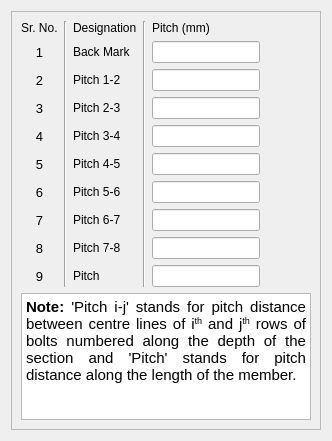
<?xml version="1.0" encoding="UTF-8"?>
<ui version="4.0">
 <class>Pitch</class>
 <widget class="QDialog" name="Pitch">
  <property name="geometry">
   <rect>
    <x>0</x>
    <y>0</y>
    <width>332</width>
    <height>441</height>
   </rect>
  </property>
  <property name="minimumSize">
   <size>
    <width>300</width>
    <height>200</height>
   </size>
  </property>
  <property name="font">
   <font>
    <family>Arial</family>
   </font>
  </property>
  <property name="windowTitle">
   <string>Pitch Details</string>
  </property>
  <layout class="QVBoxLayout" name="verticalLayout">
   <item>
    <widget class="QScrollArea" name="scrollArea">
     <property name="widgetResizable">
      <bool>true</bool>
     </property>
     <widget class="QWidget" name="scrollAreaWidgetContents">
      <property name="geometry">
       <rect>
        <x>0</x>
        <y>0</y>
        <width>312</width>
        <height>421</height>
       </rect>
      </property>
      <layout class="QGridLayout" name="gridLayout_2">
       <item row="10" column="0" colspan="6">
        <widget class="QTextEdit" name="textEdit">
         <property name="html">
          <string>&lt;!DOCTYPE HTML PUBLIC &quot;-//W3C//DTD HTML 4.0//EN&quot; &quot;http://www.w3.org/TR/REC-html40/strict.dtd&quot;&gt;
&lt;html&gt;&lt;head&gt;&lt;meta name=&quot;qrichtext&quot; content=&quot;1&quot; /&gt;&lt;style type=&quot;text/css&quot;&gt;
p, li { white-space: pre-wrap; }
&lt;/style&gt;&lt;/head&gt;&lt;body style=&quot; font-family:'Arial'; font-size:11pt; font-weight:400; font-style:normal;&quot;&gt;
&lt;p align=&quot;justify&quot; style=&quot; margin-top:0px; margin-bottom:0px; margin-left:0px; margin-right:0px; -qt-block-indent:0; text-indent:0px;&quot;&gt;&lt;span style=&quot; font-weight:600;&quot;&gt;Note:&lt;/span&gt; 'Pitch i-j' stands for pitch distance between centre lines of i&lt;span style=&quot; vertical-align:super;&quot;&gt;th&lt;/span&gt; and j&lt;span style=&quot; vertical-align:super;&quot;&gt;th&lt;/span&gt; rows of bolts numbered along the depth of the section and 'Pitch' stands for pitch distance along the length of the member.&lt;/p&gt;&lt;/body&gt;&lt;/html&gt;</string>
         </property>
        </widget>
       </item>
       <item row="0" column="0">
        <widget class="QLabel" name="label">
         <property name="font">
          <font>
           <family>Arial</family>
           <pointsize>9</pointsize>
          </font>
         </property>
         <property name="text">
          <string>Sr. No.</string>
         </property>
        </widget>
       </item>
       <item row="0" column="1" rowspan="10">
        <widget class="Line" name="line">
         <property name="orientation">
          <enum>Qt::Vertical</enum>
         </property>
        </widget>
       </item>
       <item row="0" column="2">
        <widget class="QLabel" name="label_2">
         <property name="font">
          <font>
           <family>Arial</family>
           <pointsize>9</pointsize>
          </font>
         </property>
         <property name="text">
          <string>Designation</string>
         </property>
        </widget>
       </item>
       <item row="0" column="3" rowspan="10">
        <widget class="Line" name="line_6">
         <property name="orientation">
          <enum>Qt::Vertical</enum>
         </property>
        </widget>
       </item>
       <item row="0" column="4">
        <widget class="QLabel" name="label_5">
         <property name="font">
          <font>
           <family>Arial</family>
           <pointsize>9</pointsize>
          </font>
         </property>
         <property name="text">
          <string>Pitch (mm)</string>
         </property>
        </widget>
       </item>
       <item row="1" column="0">
        <widget class="QLabel" name="lbl_mem">
         <property name="font">
          <font>
           <family>Arial</family>
           <pointsize>10</pointsize>
          </font>
         </property>
         <property name="text">
          <string>1</string>
         </property>
         <property name="alignment">
          <set>Qt::AlignCenter</set>
         </property>
        </widget>
       </item>
       <item row="1" column="2">
        <widget class="QLabel" name="lbl_1">
         <property name="font">
          <font>
           <family>Arial</family>
           <pointsize>9</pointsize>
          </font>
         </property>
         <property name="text">
          <string>Back Mark</string>
         </property>
        </widget>
       </item>
       <item row="1" column="4">
        <widget class="QLineEdit" name="lineEdit_pitch">
         <property name="font">
          <font>
           <family>Arial</family>
           <pointsize>9</pointsize>
          </font>
         </property>
         <property name="readOnly">
          <bool>true</bool>
         </property>
        </widget>
       </item>
       <item row="2" column="0">
        <widget class="QLabel" name="lbl_mem2">
         <property name="font">
          <font>
           <family>Arial</family>
           <pointsize>10</pointsize>
          </font>
         </property>
         <property name="text">
          <string>2</string>
         </property>
         <property name="alignment">
          <set>Qt::AlignCenter</set>
         </property>
        </widget>
       </item>
       <item row="1" column="5">
        <spacer name="horizontalSpacer">
         <property name="orientation">
          <enum>Qt::Horizontal</enum>
         </property>
         <property name="sizeHint" stdset="0">
          <size>
           <width>40</width>
           <height>20</height>
          </size>
         </property>
        </spacer>
       </item>
       <item row="2" column="2">
        <widget class="QLabel" name="lbl_2">
         <property name="font">
          <font>
           <family>Arial</family>
           <pointsize>9</pointsize>
          </font>
         </property>
         <property name="text">
          <string>Pitch 1-2</string>
         </property>
        </widget>
       </item>
       <item row="2" column="4">
        <widget class="QLineEdit" name="lineEdit_pitch2">
         <property name="font">
          <font>
           <family>Arial</family>
           <pointsize>9</pointsize>
          </font>
         </property>
         <property name="readOnly">
          <bool>true</bool>
         </property>
        </widget>
       </item>
       <item row="2" column="5">
        <spacer name="horizontalSpacer_2">
         <property name="orientation">
          <enum>Qt::Horizontal</enum>
         </property>
         <property name="sizeHint" stdset="0">
          <size>
           <width>40</width>
           <height>20</height>
          </size>
         </property>
        </spacer>
       </item>
       <item row="3" column="0">
        <widget class="QLabel" name="lbl_mem3">
         <property name="enabled">
          <bool>true</bool>
         </property>
         <property name="font">
          <font>
           <family>Arial</family>
           <pointsize>10</pointsize>
          </font>
         </property>
         <property name="text">
          <string>3</string>
         </property>
         <property name="alignment">
          <set>Qt::AlignCenter</set>
         </property>
        </widget>
       </item>
       <item row="3" column="2">
        <widget class="QLabel" name="lbl_3">
         <property name="font">
          <font>
           <family>Arial</family>
           <pointsize>9</pointsize>
          </font>
         </property>
         <property name="text">
          <string>Pitch 2-3</string>
         </property>
        </widget>
       </item>
       <item row="3" column="4">
        <widget class="QLineEdit" name="lineEdit_pitch3">
         <property name="font">
          <font>
           <family>Arial</family>
           <pointsize>9</pointsize>
          </font>
         </property>
         <property name="readOnly">
          <bool>true</bool>
         </property>
        </widget>
       </item>
       <item row="3" column="5">
        <spacer name="horizontalSpacer_3">
         <property name="orientation">
          <enum>Qt::Horizontal</enum>
         </property>
         <property name="sizeHint" stdset="0">
          <size>
           <width>40</width>
           <height>20</height>
          </size>
         </property>
        </spacer>
       </item>
       <item row="4" column="0">
        <widget class="QLabel" name="lbl_mem4">
         <property name="font">
          <font>
           <family>Arial</family>
           <pointsize>10</pointsize>
          </font>
         </property>
         <property name="text">
          <string>4</string>
         </property>
         <property name="alignment">
          <set>Qt::AlignCenter</set>
         </property>
        </widget>
       </item>
       <item row="4" column="2">
        <widget class="QLabel" name="lbl_4">
         <property name="font">
          <font>
           <family>Arial</family>
           <pointsize>9</pointsize>
          </font>
         </property>
         <property name="text">
          <string>Pitch 3-4</string>
         </property>
        </widget>
       </item>
       <item row="4" column="4">
        <widget class="QLineEdit" name="lineEdit_pitch4">
         <property name="font">
          <font>
           <family>Arial</family>
           <pointsize>9</pointsize>
          </font>
         </property>
         <property name="readOnly">
          <bool>true</bool>
         </property>
        </widget>
       </item>
       <item row="4" column="5">
        <spacer name="horizontalSpacer_4">
         <property name="orientation">
          <enum>Qt::Horizontal</enum>
         </property>
         <property name="sizeHint" stdset="0">
          <size>
           <width>40</width>
           <height>20</height>
          </size>
         </property>
        </spacer>
       </item>
       <item row="6" column="5">
        <spacer name="horizontalSpacer_6">
         <property name="orientation">
          <enum>Qt::Horizontal</enum>
         </property>
         <property name="sizeHint" stdset="0">
          <size>
           <width>40</width>
           <height>20</height>
          </size>
         </property>
        </spacer>
       </item>
       <item row="9" column="0">
        <widget class="QLabel" name="lbl_mem7_3">
         <property name="font">
          <font>
           <family>Arial</family>
           <pointsize>10</pointsize>
          </font>
         </property>
         <property name="text">
          <string>9</string>
         </property>
         <property name="alignment">
          <set>Qt::AlignCenter</set>
         </property>
        </widget>
       </item>
       <item row="6" column="4">
        <widget class="QLineEdit" name="lineEdit_pitch6">
         <property name="font">
          <font>
           <family>Arial</family>
           <pointsize>9</pointsize>
          </font>
         </property>
         <property name="readOnly">
          <bool>true</bool>
         </property>
        </widget>
       </item>
       <item row="7" column="0">
        <widget class="QLabel" name="lbl_mem7">
         <property name="font">
          <font>
           <family>Arial</family>
           <pointsize>10</pointsize>
          </font>
         </property>
         <property name="text">
          <string>7</string>
         </property>
         <property name="alignment">
          <set>Qt::AlignCenter</set>
         </property>
        </widget>
       </item>
       <item row="8" column="2">
        <widget class="QLabel" name="lbl_8">
         <property name="font">
          <font>
           <family>Arial</family>
           <pointsize>9</pointsize>
          </font>
         </property>
         <property name="text">
          <string>Pitch 7-8</string>
         </property>
        </widget>
       </item>
       <item row="9" column="4">
        <widget class="QLineEdit" name="lineEdit_pitch9">
         <property name="font">
          <font>
           <family>Arial</family>
           <pointsize>9</pointsize>
          </font>
         </property>
         <property name="readOnly">
          <bool>true</bool>
         </property>
        </widget>
       </item>
       <item row="6" column="0">
        <widget class="QLabel" name="lbl_mem6">
         <property name="font">
          <font>
           <family>Arial</family>
           <pointsize>10</pointsize>
          </font>
         </property>
         <property name="text">
          <string>6</string>
         </property>
         <property name="alignment">
          <set>Qt::AlignCenter</set>
         </property>
        </widget>
       </item>
       <item row="7" column="2">
        <widget class="QLabel" name="lbl_7">
         <property name="font">
          <font>
           <family>Arial</family>
           <pointsize>9</pointsize>
          </font>
         </property>
         <property name="text">
          <string>Pitch 6-7</string>
         </property>
        </widget>
       </item>
       <item row="8" column="0">
        <widget class="QLabel" name="lbl_mem7_2">
         <property name="font">
          <font>
           <family>Arial</family>
           <pointsize>10</pointsize>
          </font>
         </property>
         <property name="text">
          <string>8</string>
         </property>
         <property name="alignment">
          <set>Qt::AlignCenter</set>
         </property>
        </widget>
       </item>
       <item row="8" column="5">
        <spacer name="horizontalSpacer_8">
         <property name="orientation">
          <enum>Qt::Horizontal</enum>
         </property>
         <property name="sizeHint" stdset="0">
          <size>
           <width>35</width>
           <height>20</height>
          </size>
         </property>
        </spacer>
       </item>
       <item row="8" column="4">
        <widget class="QLineEdit" name="lineEdit_pitch8">
         <property name="font">
          <font>
           <family>Arial</family>
           <pointsize>9</pointsize>
          </font>
         </property>
         <property name="readOnly">
          <bool>true</bool>
         </property>
        </widget>
       </item>
       <item row="6" column="2">
        <widget class="QLabel" name="lbl_6">
         <property name="font">
          <font>
           <family>Arial</family>
           <pointsize>9</pointsize>
          </font>
         </property>
         <property name="text">
          <string>Pitch 5-6</string>
         </property>
        </widget>
       </item>
       <item row="9" column="5">
        <spacer name="horizontalSpacer_9">
         <property name="orientation">
          <enum>Qt::Horizontal</enum>
         </property>
         <property name="sizeHint" stdset="0">
          <size>
           <width>35</width>
           <height>20</height>
          </size>
         </property>
        </spacer>
       </item>
       <item row="7" column="5">
        <spacer name="horizontalSpacer_7">
         <property name="orientation">
          <enum>Qt::Horizontal</enum>
         </property>
         <property name="sizeHint" stdset="0">
          <size>
           <width>40</width>
           <height>20</height>
          </size>
         </property>
        </spacer>
       </item>
       <item row="9" column="2">
        <widget class="QLabel" name="lbl_9">
         <property name="font">
          <font>
           <family>Arial</family>
           <pointsize>9</pointsize>
          </font>
         </property>
         <property name="text">
          <string>Pitch </string>
         </property>
        </widget>
       </item>
       <item row="7" column="4">
        <widget class="QLineEdit" name="lineEdit_pitch7">
         <property name="font">
          <font>
           <family>Arial</family>
           <pointsize>9</pointsize>
          </font>
         </property>
         <property name="readOnly">
          <bool>true</bool>
         </property>
        </widget>
       </item>
       <item row="5" column="5">
        <spacer name="horizontalSpacer_5">
         <property name="orientation">
          <enum>Qt::Horizontal</enum>
         </property>
         <property name="sizeHint" stdset="0">
          <size>
           <width>40</width>
           <height>20</height>
          </size>
         </property>
        </spacer>
       </item>
       <item row="5" column="4">
        <widget class="QLineEdit" name="lineEdit_pitch5">
         <property name="font">
          <font>
           <family>Arial</family>
           <pointsize>9</pointsize>
          </font>
         </property>
         <property name="readOnly">
          <bool>true</bool>
         </property>
        </widget>
       </item>
       <item row="5" column="2">
        <widget class="QLabel" name="lbl_5">
         <property name="font">
          <font>
           <family>Arial</family>
           <pointsize>9</pointsize>
          </font>
         </property>
         <property name="text">
          <string>Pitch 4-5</string>
         </property>
        </widget>
       </item>
       <item row="5" column="0">
        <widget class="QLabel" name="lbl_mem5">
         <property name="font">
          <font>
           <family>Arial</family>
           <pointsize>10</pointsize>
          </font>
         </property>
         <property name="text">
          <string>5</string>
         </property>
         <property name="alignment">
          <set>Qt::AlignCenter</set>
         </property>
        </widget>
       </item>
      </layout>
     </widget>
    </widget>
   </item>
  </layout>
 </widget>
 <resources>
  <include location="ResourceFiles/icons.qrc"/>
 </resources>
 <connections/>
</ui>
